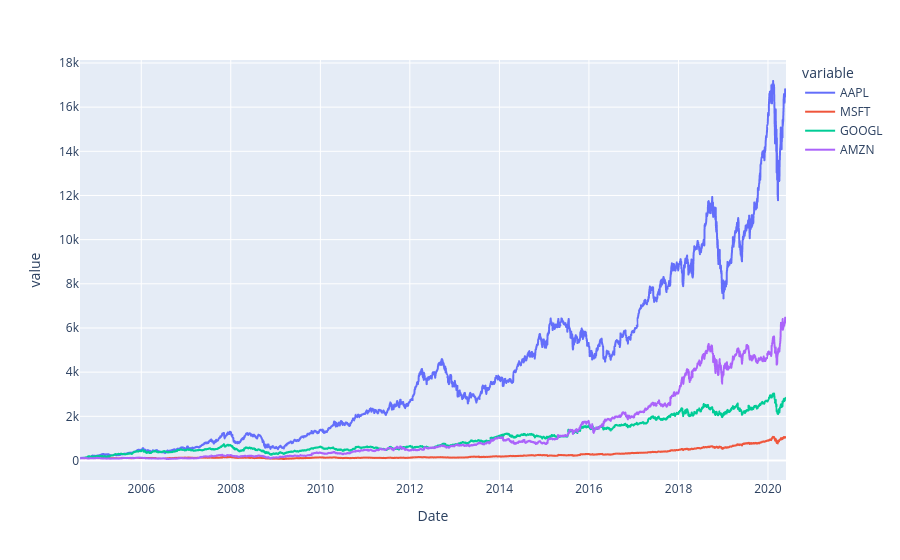

The notebook cell this image was saved under:
### Code cell
adj_close_rebased.plot()

### Figure 1 — Plotly figure (JSON) as saved in the notebook; plotly's stock layout.template omitted (floating-point values rounded to 4 significant figures; data arrays with more than 128 entries replaced by an {"elided": "..."} marker saying what was removed)
{"data": [{"hovertemplate": "variable=AAPL<br>Date=%{x}<br>value=%{y}<extra></extra>", "legendgroup": "AAPL", "line": {"color": "#636efa", "dash": "solid"}, "marker": {"symbol": "circle"}, "mode": "lines", "name": "AAPL", "showlegend": true, "type": "scattergl", "x": {"elided": "3970 str values"}, "xaxis": "x", "y": {"elided": "3970 float values"}, "yaxis": "y"}, {"hovertemplate": "variable=MSFT<br>Date=%{x}<br>value=%{y}<extra></extra>", "legendgroup": "MSFT", "line": {"color": "#EF553B", "dash": "solid"}, "marker": {"symbol": "circle"}, "mode": "lines", "name": "MSFT", "showlegend": true, "type": "scattergl", "x": {"elided": "3970 str values"}, "xaxis": "x", "y": {"elided": "3970 float values"}, "yaxis": "y"}, {"hovertemplate": "variable=GOOGL<br>Date=%{x}<br>value=%{y}<extra></extra>", "legendgroup": "GOOGL", "line": {"color": "#00cc96", "dash": "solid"}, "marker": {"symbol": "circle"}, "mode": "lines", "name": "GOOGL", "showlegend": true, "type": "scattergl", "x": {"elided": "3970 str values"}, "xaxis": "x", "y": {"elided": "3970 float values"}, "yaxis": "y"}, {"hovertemplate": "variable=AMZN<br>Date=%{x}<br>value=%{y}<extra></extra>", "legendgroup": "AMZN", "line": {"color": "#ab63fa", "dash": "solid"}, "marker": {"symbol": "circle"}, "mode": "lines", "name": "AMZN", "showlegend": true, "type": "scattergl", "x": {"elided": "3970 str values"}, "xaxis": "x", "y": {"elided": "3970 float values"}, "yaxis": "y"}], "layout": {"legend": {"title": {"text": "variable"}, "tracegroupgap": 0}, "margin": {"t": 60}, "xaxis": {"anchor": "y", "domain": [0, 1], "title": {"text": "Date"}}, "yaxis": {"anchor": "x", "domain": [0, 1], "title": {"text": "value"}}}}
